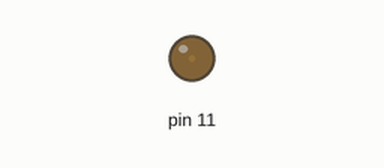
A sketch run on a simulated Arduino Uno, built with avr-gcc and run on an emulated ATmega328P. Parts: output pins drawn as LEDs (lit = HIGH). What the sketch prints to the serial monitor is not drawn.

Above: at 0.05 s.
At 0.65 s:
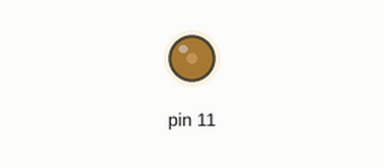
At 1.3 s:
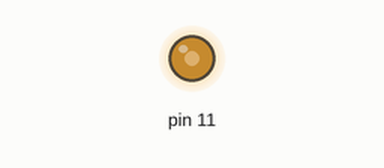
At 2.6 s:
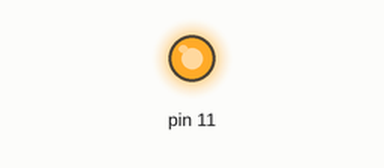
Timing chart, 0 to 6.0 s (numbered marks = the images above):
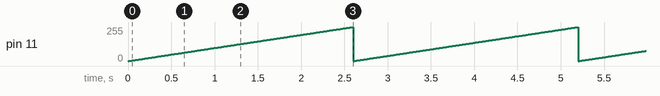

Measured:
- by itself, pin 11: ramps from 0/255 to 255/255 and jumps back, once every 2.6 s

The sketch:

8_Analog_Write.ino
```cpp
void setup() {
  // put your setup code here, to run once:
  Serial.begin(9600);
  pinMode(11,OUTPUT);
}

void loop() {
  // put your main code here, to run repeatedly:

  for(int i=0;i<=255;i++){
    Serial.println(i);
    analogWrite(11,i);
    delay(10);
  }
}
```
